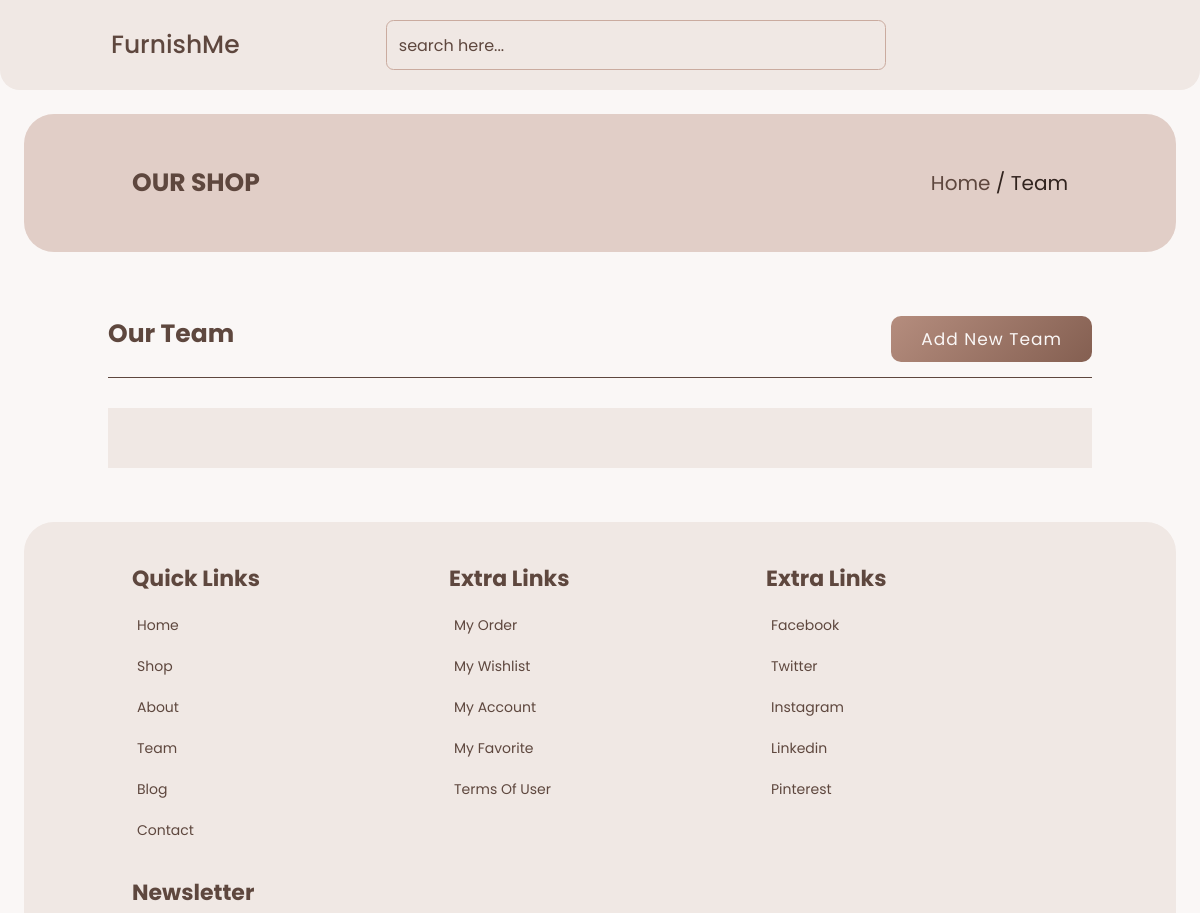
Before: /team.php (upper part) with the older database file.
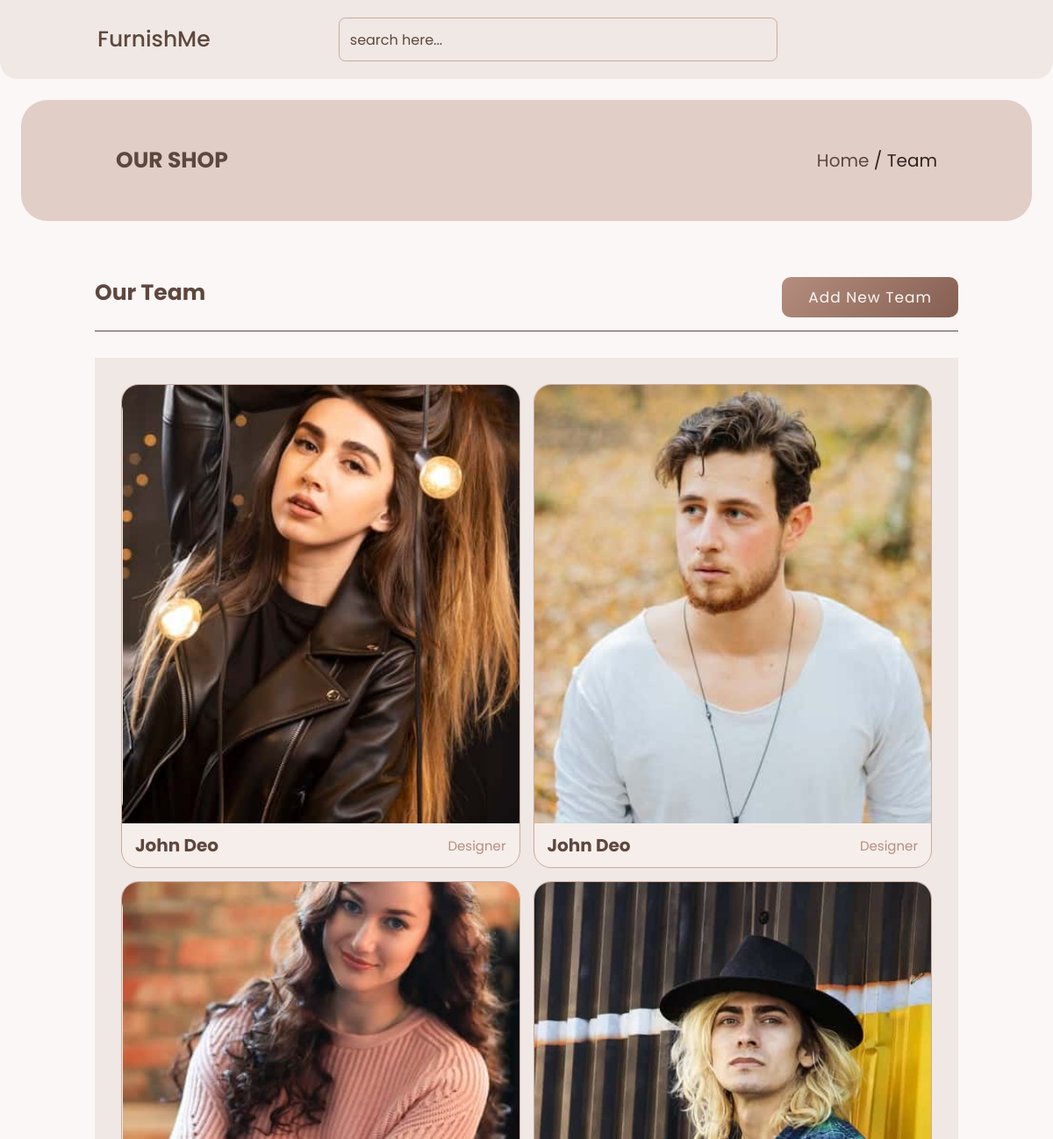
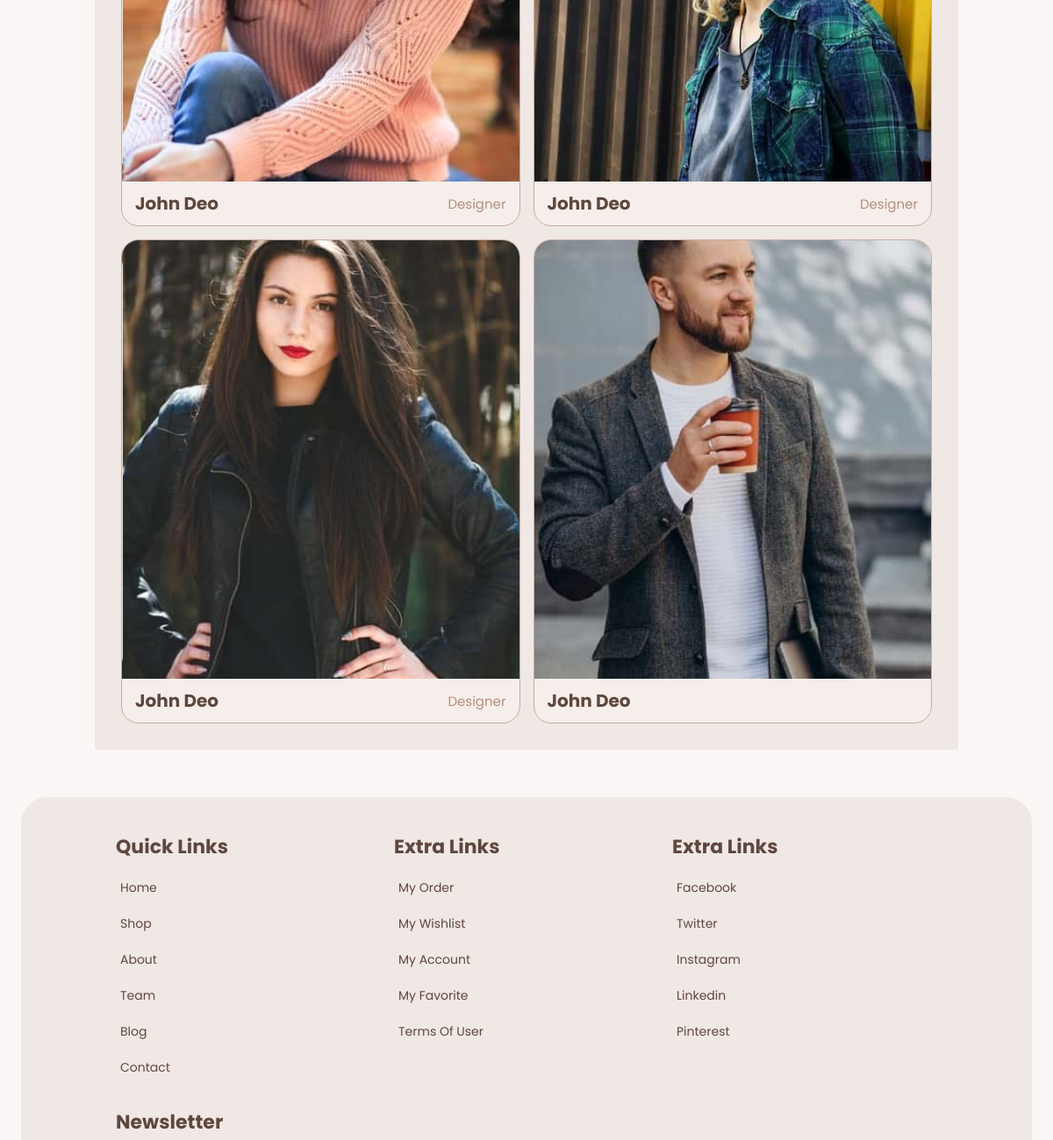
After: the same page with the newer database file (2 pictures, top to bottom).
### tables this page shows
CREATE TABLE `team` (
  `id` int(255) NOT NULL,
  `name` varchar(255) NOT NULL,
  `image` varchar(255) DEFAULT NULL,
  `position` text NOT NULL
);

### team.php (the view, shortened to what this page needs)
<!DOCTYPE html>
<html lang="en">
<head>
  <link rel="stylesheet" href="https://cdnjs.cloudflare.com/ajax/libs/font-awesome/7.0.1/css/all.min.css">
  <?php include('css.php'); ?>
</head>
<body>
  <?php include('header.php'); ?>
  <section class="heading">
    <h3>our shop</h3>
    <p><a href="index.php">home</a> / <span>team</span></p>
  </section>
  <section class="team">
    <h1 class="title"> <span>our team</span> <button onclick="window.location.href='team_create.php'" class="btn title-btn">Add new team</button></h1>
    <div class="box-container">
      <div class="box-container">
        <?php
        include('connection.php');
        $team_data = "SELECT * FROM team";
        $team_rawdata = $connection->query($team_data);
        while (list($id, $team_name, $team_image, $team_position) = mysqli_fetch_array($team_rawdata)) {
        ?>
          <div class="box" method="POST" enctype="multipart/form-data">
            <div class="image">
              <img src="pj_img/<?php echo $team_image ?>" alt="">
            </div>
            <div class="user">
              <h3><?php echo $team_name ?></h3>
              <span><?php echo $team_position ?></span>
            </div>
          </div>
        <?php
        }
        ?>
      </div>
  </section>
  <?php include('footer.php'); ?>
</body>
</html>

Changed rows visible on the page:
added team: image (picture), name "John Deo", position "Designer"
added team: image (picture), name "John Deo", position "Designer"
added team: image (picture), name "John Deo", position "Designer"
added team: image (picture), name "John Deo", position "Designer"
added team: image (picture), name "John Deo", position "Designer"
added team: image (picture), name "John Deo"
